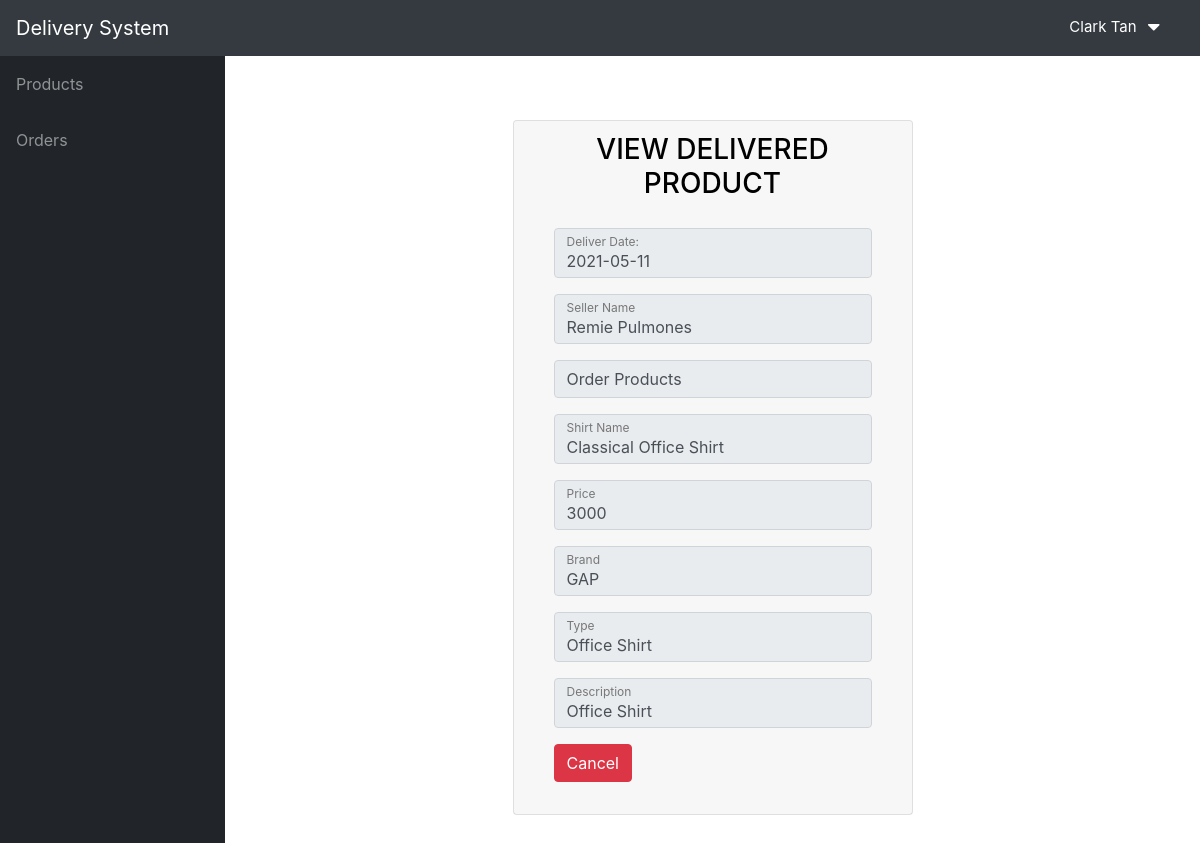
The app's page /views/customer/view_delivered_product.php?view=30 (signed in) with its own data.
### tables this page shows
CREATE TABLE `delivery` (
  `delivery_id` int(11) NOT NULL,
  `order_id` int(11) NOT NULL,
  `date_delivered` date NOT NULL
);

CREATE TABLE `seller` (
  `seller_id` int(11) NOT NULL,
  `username` varchar(250) NOT NULL,
  `password` varchar(250) NOT NULL,
  `seller_name` varchar(250) NOT NULL,
  `contact_no` varchar(250) NOT NULL,
  `address` varchar(250) NOT NULL
);

CREATE TABLE `product` (
  `product_id` int(11) NOT NULL,
  `seller_id` int(11) NOT NULL,
  `shirt_name` varchar(250) NOT NULL,
  `brand` varchar(250) NOT NULL,
  `type` varchar(250) NOT NULL,
  `price` float NOT NULL,
  `description` varchar(250) NOT NULL,
  `product_status` tinyint(1) NOT NULL
);

### views/customer/view_delivered_product.php (the view, shortened to what this page needs)
<!DOCTYPE html>
<html lang="en">
<head>
  <link href="../vendor/fontawesome-free/css/all.min.css" rel="stylesheet" type="text/css">
  <link href="../vendor/datatables/dataTables.bootstrap4.css" rel="stylesheet">
  <link href="../css/sb-admin.css" rel="stylesheet">
</head>
<body id="page-top">
  <?php include('include/header.php');?>
  <div id="wrapper">
     <?php include('include/sidebar.php');?>
     <?php
     $conn = connect();
     $order_id = $_GET['view'];
     $sqlFetch = "SELECT * FROM delivery
     JOIN orders ON delivery.order_id = orders.order_id
     JOIN customer ON orders.customer_id = customer.customer_id
     JOIN product ON orders.product_id = product.product_id
     JOIN seller ON product.seller_id = seller.seller_id
     WHERE delivery.order_id = '$order_id' ";
     $resultFetch = mysqli_query($conn,$sqlFetch);
     while($rowFetch = mysqli_fetch_assoc($resultFetch)) {
        $shirt_name = $rowFetch['shirt_name'];
        $brand = $rowFetch['brand'];
        $type = $rowFetch['type'];
        $price = $rowFetch['price'];
        $description = $rowFetch['description'];
        $deliver_date = $rowFetch['date_delivered'];
        $seller_name = $rowFetch['seller_name'];
     }
     ?>
    <div id="content-wrapper">
      <div class="container-fluid">
  <div class="container">
    <div class="card card-login mx-auto mt-5">
      <div class="card-header" style="color:black;border-bottom: white"><h3><center>VIEW DELIVERED PRODUCT</center></h3>
      <div class="card-body">
        <form class="form-horizontal" action="../../controller/edit_product.php"  method="post">
          <div class="form-group">
            <div class="form-label-group">
              <input type="text" class="form-control" value="<?php echo $deliver_date?>"  disabled >
              <label>Deliver Date:</label>
            </div>
          </div>
           <div class="form-group">
            <div class="form-label-group">
              <input type="text"  class="form-control" value="<?php echo $seller_name?>"  disabled >
              <label>Seller Name</label>
            </div>
          </div>
           <div class="form-group">
              <input type="text" class="form-control" value="Order Products" disabled>
           </div>
        <div class="form-group">
            <div class="form-label-group">
              <input type="text" class="form-control" value="<?php echo $shirt_name?>" disabled>
              <label>Shirt Name</label>
            </div>
          </div>
          <div class="form-group">
            <div class="form-label-group">
              <input type="text" class="form-control" value="<?php echo $price?>" disabled>
              <label>Price</label>
            </div>
          </div>
          <div class="form-group">
            <div class="form-label-group">
              <input type="text" class="form-control" value="<?php echo $brand?>" disabled>
              <label>Brand</label>
            </div>
          </div>
          <div class="form-group">
            <div class="form-label-group">
              <input type="text" class="form-control" value="<?php echo $type?>" disabled>
              <label>Type</label>
            </div>
          </div>
          <div class="form-group">
            <div class="form-label-group">
              <input type="text" class="form-control" value="<?php echo $description?>" disabled>
              <label>Description</label>
            </div>
          </div>
          <a class="btn btn-danger" href="orders.php">Cancel</a>
        </form>
      </div>
    </div>
  </div>
    </div>
  </div>
</body>
</html>

### records on screen
delivery: date_delivered "2021-05-11", seller_name "Remie Pulmones", shirt_name "Classical Office Shirt", price "3000", brand "GAP", type "Office Shirt", description "Office Shirt"

### other values on screen
$_SESSION['uName'] "Clark Tan"
